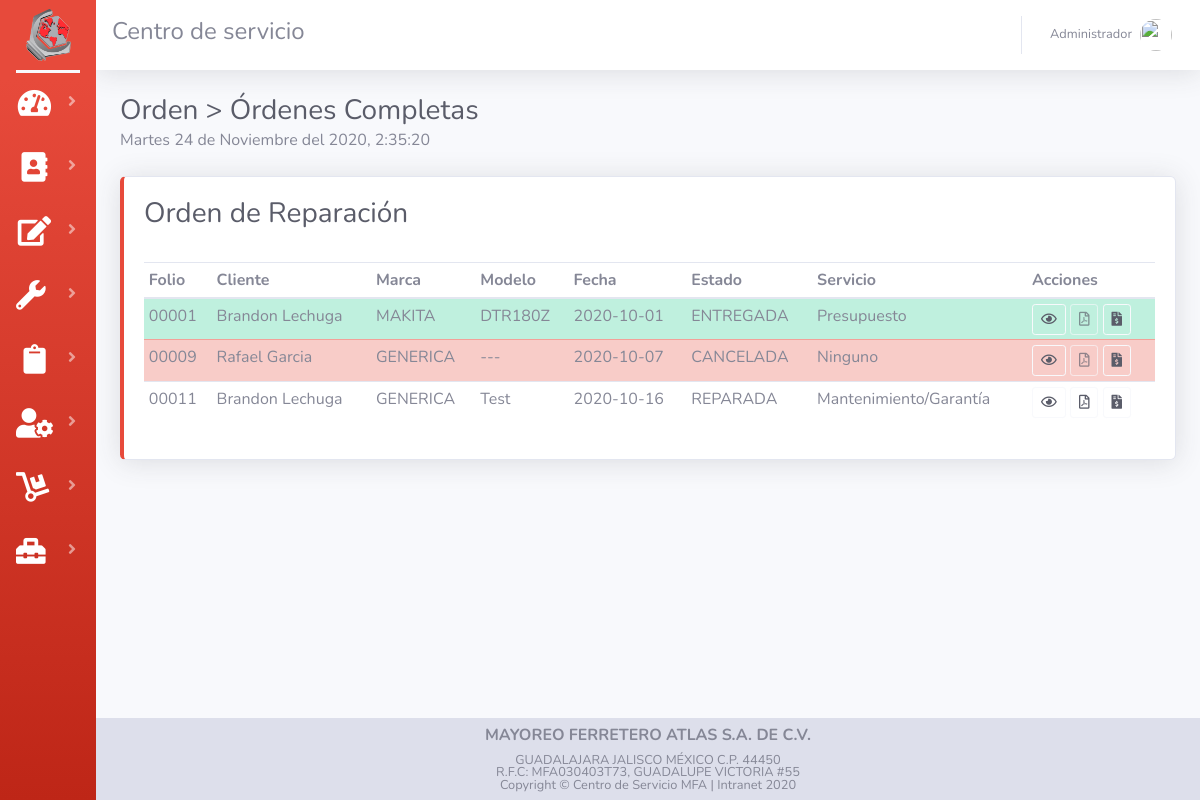
The app's page /listaCompleta.php (signed in), older data.
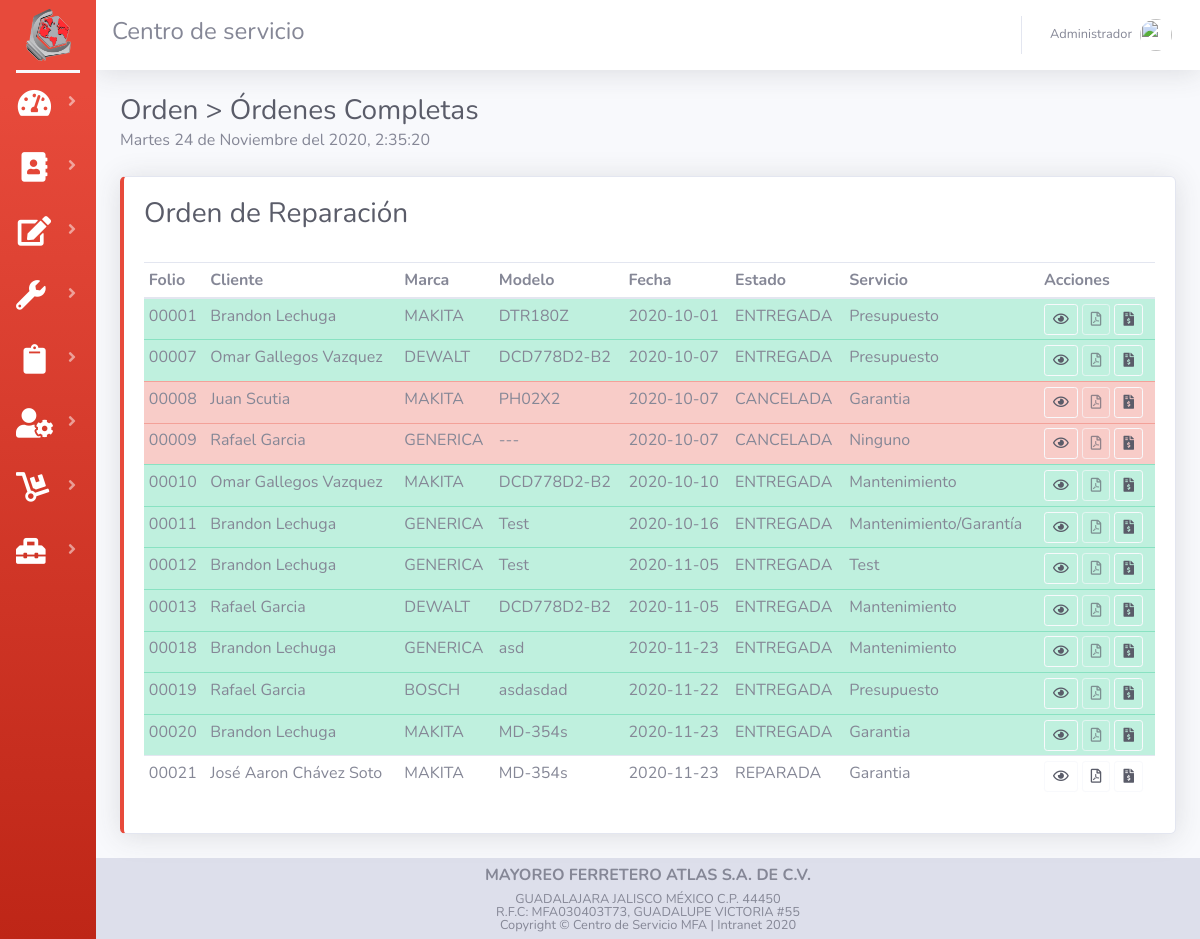
The same page, newer data.
### tables this page shows
CREATE TABLE `tab_cliente` (
  `id_cliente` int(11) NOT NULL AUTO_INCREMENT,
  `nom_cliente` varchar(50) NOT NULL,
  `dir_cliente` varchar(70) NOT NULL,
  `mun_cliente` varchar(25) NOT NULL,
  `cp_cliente` int(11) NOT NULL,
  `tel_cliente` varchar(20) NOT NULL,
  `rfc_cliente` varchar(15) NOT NULL,
  `mail_cliente` varchar(50) NOT NULL,
  PRIMARY KEY (`id_cliente`) USING BTREE
);

CREATE TABLE `tab_orden` (
  `id_orden` int(11) NOT NULL AUTO_INCREMENT,
  `id_cliente` int(11) NOT NULL,
  `code_user` int(11) NOT NULL,
  `fech_entrada` date NOT NULL,
  `fech_salida` date NOT NULL,
  `status_orden` varchar(30) NOT NULL,
  `img` varchar(30) NOT NULL DEFAULT 'CSA.webp',
  `desc_herramienta` varchar(50) NOT NULL,
  `marca_herramienta` varchar(50) NOT NULL,
  `mod_herramienta` varchar(20) NOT NULL,
  `tipo_herramienta` varchar(20) NOT NULL,
  `tipo_servicio` varchar(25) NOT NULL,
  `detalle_servicio` varchar(100) NOT NULL,
  `tec_taller` varchar(30) NOT NULL,
  `pago_orden` varchar(15) NOT NULL,
  `iva_orden` varchar(15) NOT NULL,
  PRIMARY KEY (`id_orden`) USING BTREE,
  KEY `code_user` (`code_user`) USING BTREE,
  KEY `id_cliente` (`id_cliente`) USING BTREE
);

### listaCompleta.php (the view, shortened to what the changed rows need)
<?php session_start();
include("assets/controler/conexion.php");
?>
<!DOCTYPE html>
<html lang="en">
<head>
    <?php include("assets/common/header.php"); ?>
</head>
<body id="page-top">
    <div id="wrapper">
        <div id="content-wrapper" class="d-flex flex-column">
            <div id="content">
                <div class="container-fluid">
                    <div class="d-sm-flex align-items-center justify-content-between mb-4">
                        <div>
                            <h1 class='h3 mb-0 text-gray-800'>Orden > Órdenes Completas</h1>
                        </div>
                    </div>
                    <div class="row">
                        <div class="col">
                            <div class="card border-left-danger shadow ">
                                <div class="card-body">
                                    <h1 class='h3 text-gray-800'>Orden de Reparación</h1>
                                    <br>
                                    <div class="table-responsive">
                                        <table class="table table-hover table-sm" id="dataTableOrden" width="100%" cellspacing="0">
                                            <thead>
                                                <tr>
                                                    <th>Folio</th>
                                                    <th>Cliente</th>
                                                    <th>Marca</th>
                                                    <th>Modelo</th>
                                                    <th>Fecha</th>
                                                    <th>Estado </th>
                                                    <th>Servicio</th>
                                                    <th>Acciones</th>
                                                </tr>
                                            </thead>
                                            <tbody>
                                                <?php
                                                $queryOrden = "SELECT id_orden, id_cliente, marca_herramienta, mod_herramienta, fech_entrada, status_orden, tipo_servicio  FROM tab_orden WHERE status_orden = 'CANCELADA' OR status_orden = 'REPARADA' OR status_orden = 'ENTREGADA' order by id_orden asc";
                                                $rsOrden = mysqli_query($con, $queryOrden) or die("Error de consulta");
                                                while ($Orden = mysqli_fetch_array($rsOrden)) {
                                                    $folio = $Orden['id_orden'];
                                                    if (strlen($folio) == 1) {
                                                        $folio = "0000" . $folio;
                                                    } else if (strlen($folio) == 2) {
                                                        $folio = "000" . $folio;
                                                    } else if (strlen($folio) == 3) {
                                                        $folio = "00" . $folio;
                                                    } else if (strlen($folio) == 4) {
                                                        $folio = "0" . $folio;
                                                    }
                                                    $queryCliente = "SELECT nom_cliente FROM tab_cliente WHERE id_cliente = $Orden[id_cliente]";
                                                    $rsCliente = mysqli_query($con, $queryCliente) or die("Error de consulta");
                                                    while ($Cliente = mysqli_fetch_array($rsCliente)) {
                                                        if ($Orden['status_orden'] == "CANCELADA" || $Orden['status_orden'] == "ENTREGADA") {
                                                            $disabled = "disabled";
                                                        } else {
                                                            $disabled = "active";
                                                        }
                                                        if ($Orden['status_orden'] == "ENTREGADA") {
                                                            echo "<tr class='table-success'>";
                                                        } elseif ($Orden['status_orden'] == "CANCELADA") {
                                                            echo "<tr class='table-danger'>";
                                                        } else {
                                                            echo "<tr>";
                                                        }
                                                        echo "
                                                    <td>" . $folio . "</td>
                                                    <td>" . $Cliente['nom_cliente'] . "</td>
                                                    <td>" . $Orden['marca_herramienta'] . "</td>
                                                    <td>" . $Orden['mod_herramienta'] . "</td>
                                                    <td>" . $Orden['fech_entrada'] . "</td>
                                                    <td>" . $Orden['status_orden'] . "</td>
                                                    <td>" . $Orden['tipo_servicio'] . "</td>
                                                    <td>";
                                                        if ($_SESSION['priv_user'] == 1) {
                                                            echo "
                                                        <form id='cleanForm' action='assets/controler/reportes/reporteArchivo.php' method='POST' target='_blank'>
                                                            <button type='button' class='btn btn-outline-light text-dark btn-sm BtnOrden' data-toggle='modal' data-target='#modalOrden'value=" . $Orden['id_orden'] . ">
                                                            <i class='far fa-eye'></i></button>
                                                            <button type='button' class='btn btn-outline-light text-dark btn-sm BtnPDF' " . $disabled . " data-toggle='modal' data-target='#modalPDF'value=" . $Orden['id_orden'] . ">
                                                            <i class='far fa-file-pdf'></i></button>
                                                            <input type='hidden' class='form-control' name='reporte' value=" . $Orden['id_orden'] . ">
                                                            <button type='submit' class='btn btn-outline-light text-dark btn-sm BtnArchivo'>
                                                            <i class='fas fa-file-invoice-dollar'></i></button>
                                                        </form>";
                                                        }
                                                    }
                                                }
                                                ?>
                                            </tbody>
                                        </table>
                                    </div>
                                </div>
                            </div>
                            <br>
                        </div>
                    </div>
                </div>
            </div>
        </div>
    </div>
</body>
</html>

Row changes from the older to the newer data that the page shows:
now on this page (row edited): tab_orden: marca_herramienta "DEWALT", mod_herramienta "DCD778D2-B2", fech_entrada "2020-10-07", status_orden "ENTREGADA", tipo_servicio "Presupuesto"
now on this page (row edited): tab_cliente: folio "00007", nom_cliente "Omar Gallegos Vazquez", $Orden['id_orden'] 7 (drawn), folio "00010", $Orden['id_orden'] 10 (drawn)
now on this page (row edited): tab_orden: marca_herramienta "MAKITA", mod_herramienta "PH02X2", fech_entrada "2020-10-07", status_orden "CANCELADA", tipo_servicio "Garantia"
now on this page (row edited): tab_cliente: folio "00008", nom_cliente "Juan Scutia", $Orden['id_orden'] 8 (drawn)
now on this page (row edited): tab_orden: marca_herramienta "MAKITA", mod_herramienta "DCD778D2-B2", fech_entrada "2020-10-10", status_orden "ENTREGADA", tipo_servicio "Mantenimiento"
changed tab_orden "Mantenimiento/Garantía": status_orden "REPARADA" → "ENTREGADA"
now on this page (row edited): tab_orden: marca_herramienta "GENERICA", mod_herramienta "Test", fech_entrada "2020-11-05", status_orden "ENTREGADA", tipo_servicio "Test", tab_cliente (folio "00012", nom_cliente "Brandon Lechuga", $Orden['id_orden'] 12 (drawn))
now on this page (row edited): tab_orden: marca_herramienta "DEWALT", mod_herramienta "DCD778D2-B2", fech_entrada "2020-11-05", status_orden "ENTREGADA", tipo_servicio "Mantenimiento", tab_cliente (folio "00013", nom_cliente "Rafael Garcia", $Orden['id_orden'] 13 (drawn))
added tab_orden: marca_herramienta "GENERICA", mod_herramienta "asd", fech_entrada "2020-11-23", status_orden "ENTREGADA", tipo_servicio "Mantenimiento", tab_cliente (folio "00018", nom_cliente "Brandon Lechuga", $Orden['id_orden'] 18 (drawn))
added tab_orden: marca_herramienta "BOSCH", mod_herramienta "asdasdad", fech_entrada "2020-11-22", status_orden "ENTREGADA", tipo_servicio "Presupuesto", tab_cliente (folio "00019", nom_cliente "Rafael Garcia", $Orden['id_orden'] 19 (drawn))
added tab_orden: marca_herramienta "MAKITA", mod_herramienta "MD-354s", fech_entrada "2020-11-23", status_orden "ENTREGADA", tipo_servicio "Garantia", tab_cliente (folio "00020", nom_cliente "Brandon Lechuga", $Orden['id_orden'] 20 (drawn))
added tab_orden: marca_herramienta "MAKITA", mod_herramienta "MD-354s", fech_entrada "2020-11-23", status_orden "REPARADA", tipo_servicio "Garantia"
added tab_cliente: folio "00021", nom_cliente "José Aaron Chávez Soto", $Orden['id_orden'] 21 (drawn)
